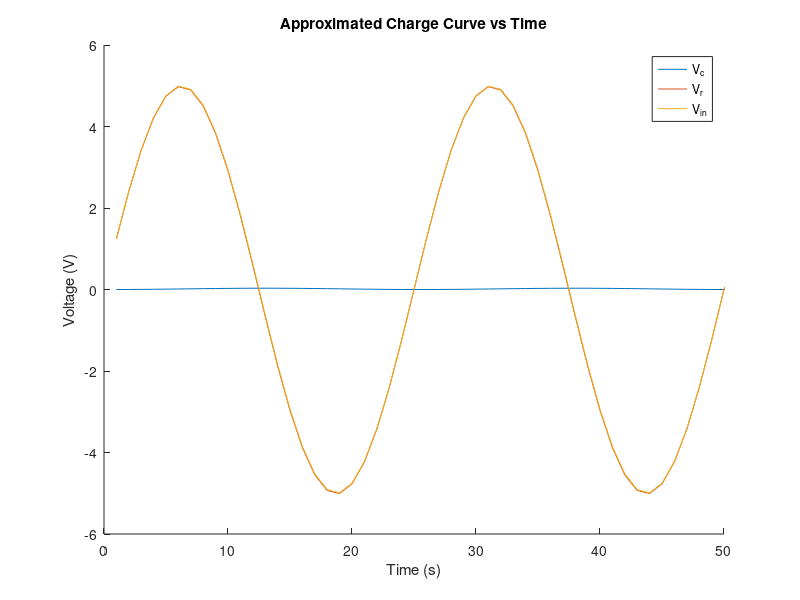

Here is the MATLAB script that generated this plot:
%% Part 2: The Flipped Circuit

clear all;
close all;

%% implementation

t = 5; % total time of 5 seconds, as seen in figure 2 of the handout. 

R = 1; % 1000; % 1 k ohms
C = 1; % 1e-6; % 1 micro F
h = 8e-4; % sampling rate in seconds per sample

%% Construction and Execution of the model 

% |V| is the voltage in the system across all the different samples.  
% |V|_1 is V_R
% |V|_2 is V_C
% |V|_3 is V_in
r = 1;
c = 2;
in = 3;
freq = [50 1000];

V = zeros(length(freq), 3, t/h); % t/h is the total number of indicies 'k'

for f = 1:length(freq)
    for k = 1:t/h
        V(f, in, k) = 5 * sin(2 * pi * freq(f) * (k*h));
        V(f, c, k+1) = (1 - (h / (R * C))) * V(f, c, k) + (h / (R * C)) * V(f, in, k); % Equation #10
        V(f, r, k) = V(f, in, k) - V(f, c, k);                                         % Equation #8
    end
end


%% Plotting of data

figure(1);
hold on;
plot(squeeze(V(1, c, :)));
plot(squeeze(V(1, r, :)));
plot(squeeze(V(1, in, :)));
hold off;
%set(gca, 'XTick', 0:k/t:k)
%set(gca, 'XTickLabel', 0:t)
xlabel("Time (s)");
ylabel("Voltage (V)");
title("Approximated Charge Curve vs Time");
legend("V_c", "V_r", "V_i_n", "location", "best");
xlim([0 0.04 / h]);

% figure(2);
% hold on;
% plot(squeeze(V(2, in, :)));
% plot(squeeze(V(2, c, :)));
% plot(squeeze(V(2, r, :)));
% hold off;
% set(gca, 'XTick', 0:k/t:k)
% set(gca, 'XTickLabel', 0:t)
% xlabel("Time (s)");
% ylabel("Voltage (V)");
% title("Approximated Charge Curve vs Time");
% legend("V_R", "V_c", "V_in", "location", "best");
% xlim([0 k]);


% figure;
% hold on;
% fplot(@(t) 5 * sin(2 * pi * 50 * t), [0 0.04]);
% fplot(@(t) 5 * sin(2 * pi * 1000 * t), [0 0.04]);
% hold off;
% xlabel("Time (s)");
% ylabel("Voltage (V)");